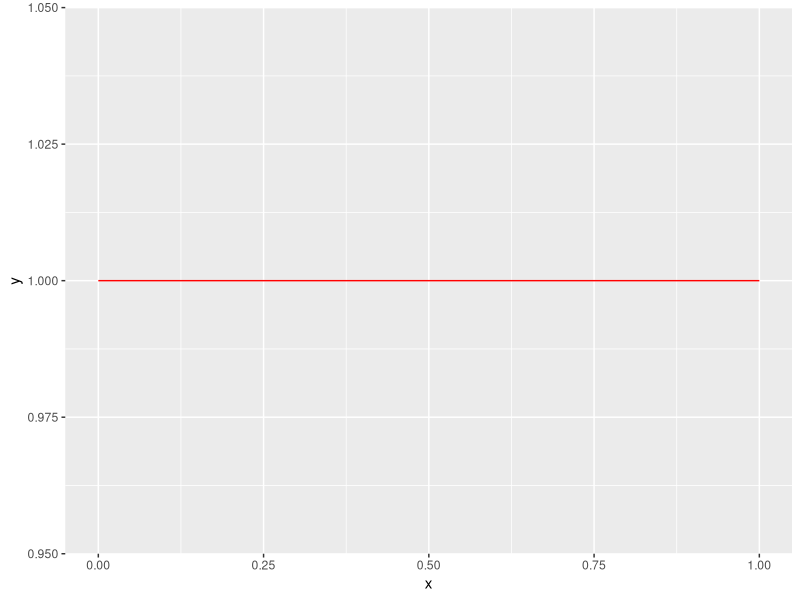
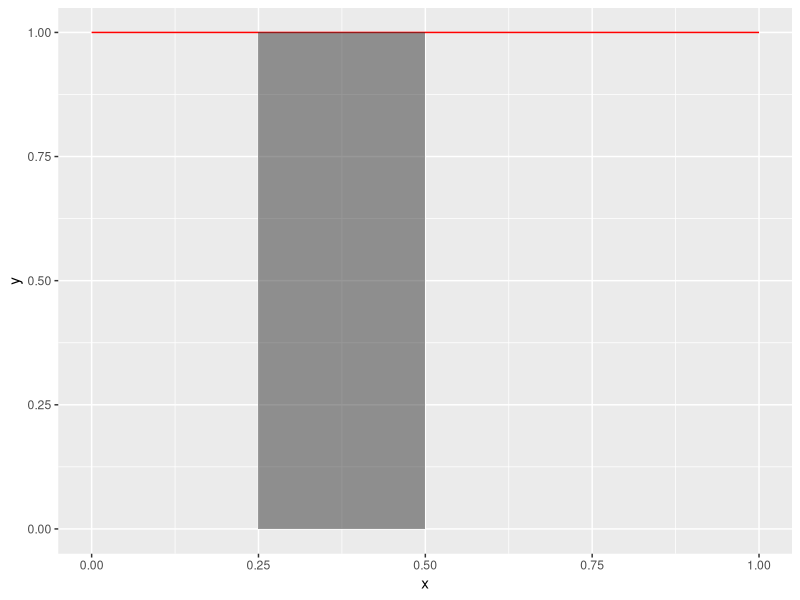
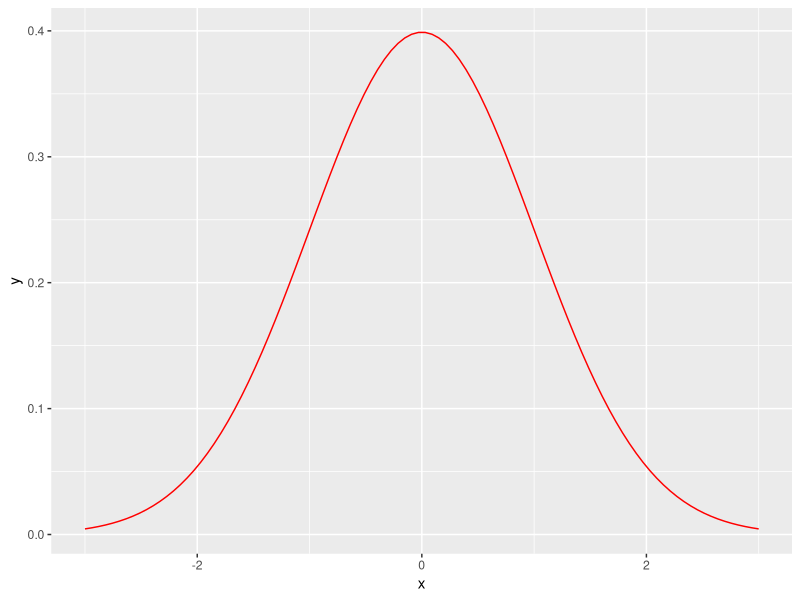
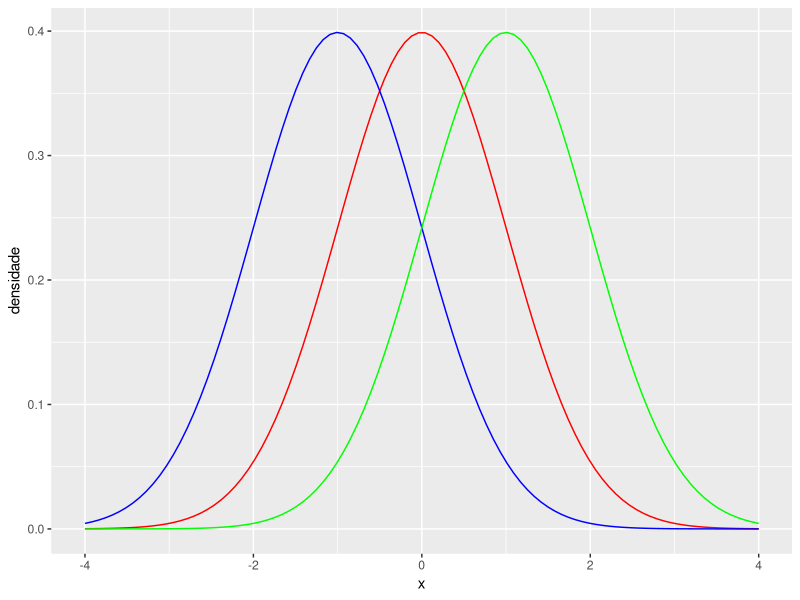
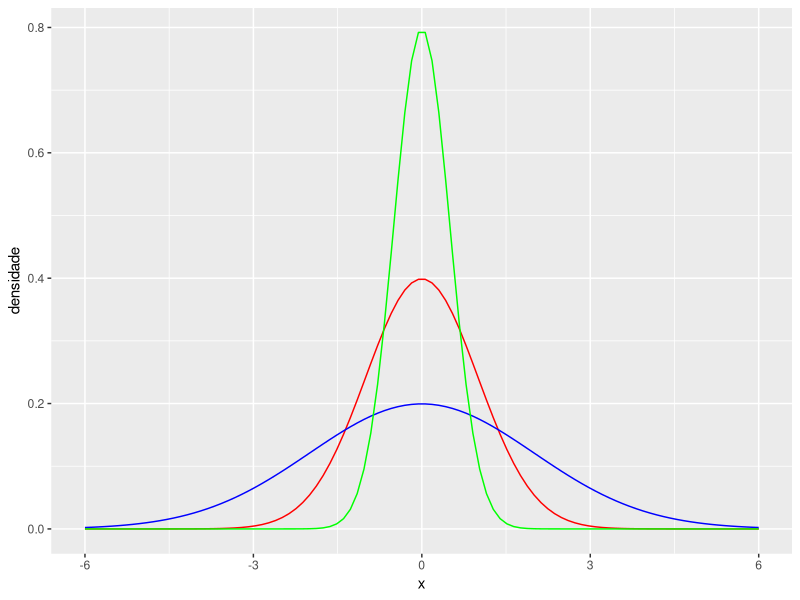

The R source for these figures, in order:
## ---- chunk 1
library(tidyverse)
ggplot(data.frame(x = c(0, 1)), aes(x)) + 
stat_function(fun = dunif, colour="red", n = 100)
## ---- chunk 2
ggplot(data.frame(x = c(0, 1)), aes(x)) + 
stat_function(fun = dunif, colour="red", n = 100) +
stat_function(fun = dunif, xlim = c(0.25, 0.5), geom = "area", alpha=0.5) 
## ---- chunk 3
ggplot(data.frame(x = c(-3, 3)), aes(x)) + 
stat_function(fun = dnorm, colour="red", n = 100) 
## ---- chunk 4
ggplot(data.frame(x = c(-4,4)), aes(x)) + 
stat_function(fun = dnorm, colour = "red", n = 100) +
stat_function(fun = function(x) dnorm(x, mean = -1), 
              colour = "blue", n = 100) +
stat_function(fun = function(x) dnorm(x, mean = 1), 
              colour = "green", n = 100) +
ylab("densidade")
## ---- chunk 5
ggplot(data.frame(x = c(-6,6)), aes(x)) + 
stat_function(fun = dnorm, colour = "red", n = 100) +
stat_function(fun = function(x) dnorm(x, sd = 2), 
              colour = "blue", n = 100) +
stat_function(fun = function(x) dnorm(x, sd = 0.5), 
              colour = "green", n = 100) +
ylab("densidade")
## ---- chunk 6
pnorm(4, mean = 2, sd = 3)
## ---- chunk 7
pnorm(4, mean = 2, sd = 3) - pnorm(1, mean = 2, sd = 3)
